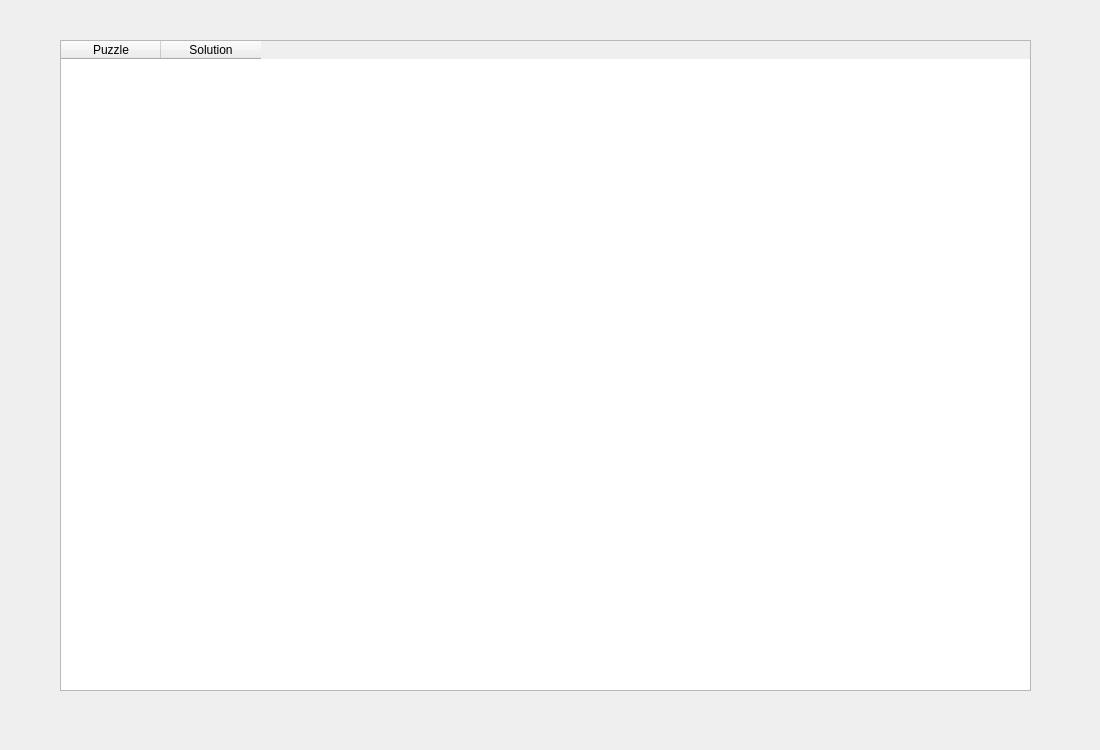
<?xml version="1.0" encoding="UTF-8"?>
<ui version="4.0">
 <class>MainWindow</class>
 <widget class="QMainWindow" name="MainWindow">
  <property name="geometry">
   <rect>
    <x>0</x>
    <y>0</y>
    <width>1100</width>
    <height>750</height>
   </rect>
  </property>
  <property name="windowTitle">
   <string>MainWindow</string>
  </property>
  <widget class="QWidget" name="centralwidget">
   <widget class="QTableWidget" name="tableWidget">
    <property name="geometry">
     <rect>
      <x>60</x>
      <y>40</y>
      <width>971</width>
      <height>651</height>
     </rect>
    </property>
    <column>
     <property name="text">
      <string>Puzzle</string>
     </property>
    </column>
    <column>
     <property name="text">
      <string>Solution</string>
     </property>
    </column>
   </widget>
  </widget>
 </widget>
 <resources/>
 <connections/>
</ui>
